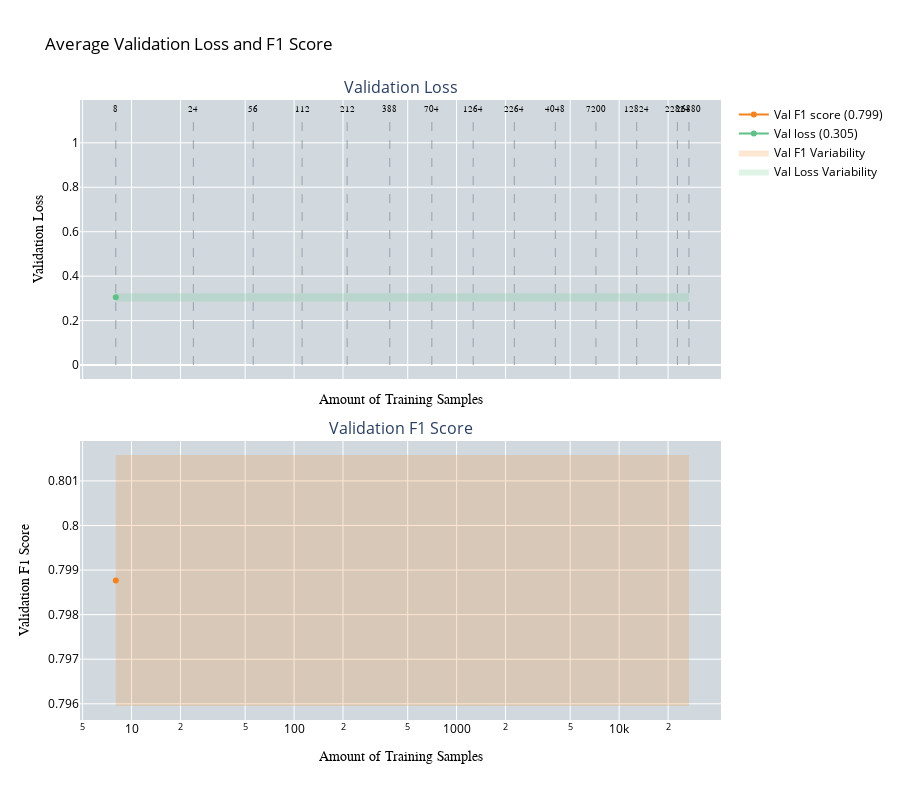

Source (notebook cell):
### Code cell
#Experimental code
import pickle
import pandas as pd
import numpy as np
import plotly.graph_objects as go
import plotly.subplots as subplots
import os

# Define the root folder
root_folder = "/home/woody/iwfa/iwfa044h/CleanLab_Test/ActiveLearningApproaches/EOD/DInoS/AL/avg_confidence"

# Folder names for all runs
run_folders = [f"run{i}" for i in range(1, 6)]

# Define corresponding filenames
pickle_filenames = [f"AL_average_confidence_results_for_multilabel_classification_s4{i+2}.pickle" for i in range(5)]
csv_filenames = [f"training_history_s4{i+2}.csv" for i in range(6)]

# Initialize accumulators for averaging
performance_test_data_all = []
performance_all = []

# Number of samples for each iteration
no_of_samples = [8, 24, 56, 112, 212, 388, 704, 1264, 2264, 4048, 7200, 12824, 22824, 26880]

# Loop through each run folder and collect the data
for i in range(5):
    # Construct file paths
    pickle_path = os.path.join(root_folder, run_folders[i], pickle_filenames[i])
    csv_path = os.path.join(root_folder, run_folders[i], csv_filenames[i])
    
    # Load test F1 scores from pickle file
    with open(pickle_path, 'rb') as pickle_file:
        average_confidence_results = pickle.load(pickle_file)
        performance_test_data_all.append(average_confidence_results["test_f1_scores_macro"])
    
    # Load CSV for validation loss and F1 scores
    df = pd.read_csv(csv_path)
    df['iteration'] = (df['epoch'] == 1).cumsum()
    
    performance = []
    for j in range(1, 15):  # Start from 2 and go up to 14 (inclusive)
        iteration_data = df[df['iteration'] == j]
        performance.append({
            'val_loss': iteration_data['valid_loss'].tolist(),
            'val_f1_score': iteration_data['valid_f1'].tolist()
        })
    
    performance_all.append(performance)

# Aggregate results
min_length = min(len(no_of_samples), *[len(perf) for perf in performance_all])
no_of_samples = no_of_samples[:min_length]

average_performance = []
for i in range(min_length):
    avg_val_loss = np.mean([run[i]['val_loss'][-1] for run in performance_all])
    avg_val_f1 = np.mean([run[i]['val_f1_score'][-1] for run in performance_all])
    average_performance.append({'val_loss': avg_val_loss, 'val_f1_score': avg_val_f1})

average_test_f1 = np.mean(performance_test_data_all, axis=0)

# Calculate the variability (standard deviation) for the shaded region
std_val_loss = np.std([run[i]['val_loss'][-1] for run in performance_all], axis=0)
std_val_f1 = np.std([run[i]['val_f1_score'][-1] for run in performance_all], axis=0)

# Ensure that std_val_loss and std_val_f1 are arrays with the same length as no_of_samples
if np.isscalar(std_val_loss):
    std_val_loss = np.repeat(std_val_loss, len(no_of_samples))
if np.isscalar(std_val_f1):
    std_val_f1 = np.repeat(std_val_f1, len(no_of_samples))

def plot_validation_performance(performance, no_of_samples, title, x_axes, y_axes, y_axes_secondary):
    # Create a subplot with two rows (one for each metric)
    fig = subplots.make_subplots(
        rows=2, cols=1, 
        shared_xaxes=True, 
        vertical_spacing=0.1, 
        subplot_titles=('Validation Loss', 'Validation F1 Score')
    )
    fig.update_layout(plot_bgcolor='rgb(209, 217, 222)', height=800)

    # Add dashed lines for sample numbers and text labels on top of the graph
    samples_text = [str(f) for f in no_of_samples]
    for line, label in zip(no_of_samples, samples_text):
        fig.add_trace(go.Scatter(
            x=[line, line],
            y=[0, 1.12],
            mode='lines',
            line=dict(dash='dash', color='rgb(149, 162, 171)', width=1),
            showlegend=False
        ), row=1, col=1)  # Ensure this is on row 1, column 1

        fig.add_trace(go.Scatter(
            x=[line],
            y=[1.13],
            mode='text',
            marker=dict(size=0),
            text=[label],
            textposition='top center',
            showlegend=False,
            textfont=dict(family='Arial', color='black', size=8.5)
        ), row=1, col=1)  # Ensure this is on row 1, column 1

    loss = []
    f1 = []

    # Extract values for the main line and shaded region
    for i in range(len(performance)):
        loss.append(performance[i]["val_loss"])
        f1.append(performance[i]["val_f1_score"])

    # Calculate the mean values
    loss_mean = np.array([np.mean(loss)])  # Wrap the mean value in an array
    f1_mean = np.array([np.mean(f1)])  

    # Calculate the upper and lower bounds for the shaded region
    loss_upper = loss_mean + std_val_loss
    loss_lower = loss_mean - std_val_loss
    f1_upper = f1_mean + std_val_f1
    f1_lower = f1_mean - std_val_f1

    # Add the shaded region for validation loss
    fig.add_trace(go.Scatter(
        x=no_of_samples,
        y=loss_upper,
        fill=None,
        mode='lines',
        line=dict(color='rgb(97,192,134)', width=0),
        showlegend=False
    ), row=1, col=1)  # Ensure this is on row 1, column 1

    fig.add_trace(go.Scatter(
        x=no_of_samples,
        y=loss_lower,
        fill='tonexty',
        mode='lines',
        line=dict(color='rgb(97,192,134)', width=0),
        name="Val Loss Variability",
        fillcolor='rgba(97,192,134,0.2)',
        showlegend=True
    ), row=1, col=1)  # Ensure this is on row 1, column 1

    # Add the shaded region for validation F1 score
    fig.add_trace(go.Scatter(
        x=no_of_samples,
        y=f1_upper,
        fill=None,
        mode='lines',
        line=dict(color='rgb(245,130,31)', width=0),
        showlegend=False
    ), row=2, col=1)  # Ensure this is on row 2, column 1

    fig.add_trace(go.Scatter(
        x=no_of_samples,
        y=f1_lower,
        fill='tonexty',
        mode='lines',
        line=dict(color='rgb(245,130,31)', width=0),
        name="Val F1 Variability",
        fillcolor='rgba(245,130,31,0.2)',
        showlegend=True
    ), row=2, col=1)  # Ensure this is on row 2, column 1

    # Add the main line for validation loss
    fig.add_trace(go.Scatter(
        x=no_of_samples,
        y=loss_mean,
        name=f"Val loss ({loss_mean[-1]:.3f})",
        marker=dict(color='rgb(97,192,134)'),
        textfont=dict(family="Arial", size=11),
        line=dict(width=2)
    ), row=1, col=1)  # Ensure this is on row 1, column 1

    # Add the main line for validation F1 score
    fig.add_trace(go.Scatter(
        x=no_of_samples,
        y=f1_mean,
        name=f"Val F1 score ({f1_mean[-1]:.3f})",
        marker=dict(color='rgb(245,130,31)'),
        textfont=dict(family="Arial", size=11),
        line=dict(width=2)
    ), row=2, col=1)  # Ensure this is on row 2, column 1

    fig.update_layout(
        title_text=str(title),
        legend=dict(font=dict(color='black')),
        title_font_color='black'
    )

    # Set the x-axis to be on a log scale
    fig.update_xaxes(
        title_text=str(x_axes),
        title_font=dict(color="black", family="Arial"),
        tickfont_color='black',
        type="log"
    )

    # Update y-axes for both subplots
    fig.update_yaxes(
        title_text=str(y_axes),
        title_font=dict(color="black", family="Arial"),
        tickfont_color='black',
        row=1, col=1  # Set y-axis for the first subplot
    )

    fig.update_yaxes(
        title_text=str(y_axes_secondary),
        title_font=dict(color="black", family="Arial"),
        tickfont_color='black',
        row=2, col=1  # Set y-axis for the second subplot
    )

    fig.show()


# Plot the average validation loss and F1 score (log scale x-axis)
plot_validation_performance(
    average_performance, 
    no_of_samples, 
    title="Average Validation Loss and F1 Score",
    x_axes="Amount of Training Samples",
    y_axes="Validation Loss",
    y_axes_secondary="Validation F1 Score"
)

### Figure 1 — Plotly figure (JSON) as saved in the notebook; plotly's stock layout.template omitted (floating-point values rounded to 4 significant figures)
{"data": [{"line": {"color": "rgb(149, 162, 171)", "dash": "dash", "width": 1}, "mode": "lines", "showlegend": false, "type": "scatter", "x": [8, 8], "xaxis": "x", "y": [0, 1.12], "yaxis": "y"}, {"marker": {"size": 0}, "mode": "text", "showlegend": false, "text": ["8"], "textfont": {"color": "black", "family": "Arial", "size": 8.5}, "textposition": "top center", "type": "scatter", "x": [8], "xaxis": "x", "y": [1.13], "yaxis": "y"}, {"line": {"color": "rgb(149, 162, 171)", "dash": "dash", "width": 1}, "mode": "lines", "showlegend": false, "type": "scatter", "x": [24, 24], "xaxis": "x", "y": [0, 1.12], "yaxis": "y"}, {"marker": {"size": 0}, "mode": "text", "showlegend": false, "text": ["24"], "textfont": {"color": "black", "family": "Arial", "size": 8.5}, "textposition": "top center", "type": "scatter", "x": [24], "xaxis": "x", "y": [1.13], "yaxis": "y"}, {"line": {"color": "rgb(149, 162, 171)", "dash": "dash", "width": 1}, "mode": "lines", "showlegend": false, "type": "scatter", "x": [56, 56], "xaxis": "x", "y": [0, 1.12], "yaxis": "y"}, {"marker": {"size": 0}, "mode": "text", "showlegend": false, "text": ["56"], "textfont": {"color": "black", "family": "Arial", "size": 8.5}, "textposition": "top center", "type": "scatter", "x": [56], "xaxis": "x", "y": [1.13], "yaxis": "y"}, {"line": {"color": "rgb(149, 162, 171)", "dash": "dash", "width": 1}, "mode": "lines", "showlegend": false, "type": "scatter", "x": [112, 112], "xaxis": "x", "y": [0, 1.12], "yaxis": "y"}, {"marker": {"size": 0}, "mode": "text", "showlegend": false, "text": ["112"], "textfont": {"color": "black", "family": "Arial", "size": 8.5}, "textposition": "top center", "type": "scatter", "x": [112], "xaxis": "x", "y": [1.13], "yaxis": "y"}, {"line": {"color": "rgb(149, 162, 171)", "dash": "dash", "width": 1}, "mode": "lines", "showlegend": false, "type": "scatter", "x": [212, 212], "xaxis": "x", "y": [0, 1.12], "yaxis": "y"}, {"marker": {"size": 0}, "mode": "text", "showlegend": false, "text": ["212"], "textfont": {"color": "black", "family": "Arial", "size": 8.5}, "textposition": "top center", "type": "scatter", "x": [212], "xaxis": "x", "y": [1.13], "yaxis": "y"}, {"line": {"color": "rgb(149, 162, 171)", "dash": "dash", "width": 1}, "mode": "lines", "showlegend": false, "type": "scatter", "x": [388, 388], "xaxis": "x", "y": [0, 1.12], "yaxis": "y"}, {"marker": {"size": 0}, "mode": "text", "showlegend": false, "text": ["388"], "textfont": {"color": "black", "family": "Arial", "size": 8.5}, "textposition": "top center", "type": "scatter", "x": [388], "xaxis": "x", "y": [1.13], "yaxis": "y"}, {"line": {"color": "rgb(149, 162, 171)", "dash": "dash", "width": 1}, "mode": "lines", "showlegend": false, "type": "scatter", "x": [704, 704], "xaxis": "x", "y": [0, 1.12], "yaxis": "y"}, {"marker": {"size": 0}, "mode": "text", "showlegend": false, "text": ["704"], "textfont": {"color": "black", "family": "Arial", "size": 8.5}, "textposition": "top center", "type": "scatter", "x": [704], "xaxis": "x", "y": [1.13], "yaxis": "y"}, {"line": {"color": "rgb(149, 162, 171)", "dash": "dash", "width": 1}, "mode": "lines", "showlegend": false, "type": "scatter", "x": [1264, 1264], "xaxis": "x", "y": [0, 1.12], "yaxis": "y"}, {"marker": {"size": 0}, "mode": "text", "showlegend": false, "text": ["1264"], "textfont": {"color": "black", "family": "Arial", "size": 8.5}, "textposition": "top center", "type": "scatter", "x": [1264], "xaxis": "x", "y": [1.13], "yaxis": "y"}, {"line": {"color": "rgb(149, 162, 171)", "dash": "dash", "width": 1}, "mode": "lines", "showlegend": false, "type": "scatter", "x": [2264, 2264], "xaxis": "x", "y": [0, 1.12], "yaxis": "y"}, {"marker": {"size": 0}, "mode": "text", "showlegend": false, "text": ["2264"], "textfont": {"color": "black", "family": "Arial", "size": 8.5}, "textposition": "top center", "type": "scatter", "x": [2264], "xaxis": "x", "y": [1.13], "yaxis": "y"}, {"line": {"color": "rgb(149, 162, 171)", "dash": "dash", "width": 1}, "mode": "lines", "showlegend": false, "type": "scatter", "x": [4048, 4048], "xaxis": "x", "y": [0, 1.12], "yaxis": "y"}, {"marker": {"size": 0}, "mode": "text", "showlegend": false, "text": ["4048"], "textfont": {"color": "black", "family": "Arial", "size": 8.5}, "textposition": "top center", "type": "scatter", "x": [4048], "xaxis": "x", "y": [1.13], "yaxis": "y"}, {"line": {"color": "rgb(149, 162, 171)", "dash": "dash", "width": 1}, "mode": "lines", "showlegend": false, "type": "scatter", "x": [7200, 7200], "xaxis": "x", "y": [0, 1.12], "yaxis": "y"}, {"marker": {"size": 0}, "mode": "text", "showlegend": false, "text": ["7200"], "textfont": {"color": "black", "family": "Arial", "size": 8.5}, "textposition": "top center", "type": "scatter", "x": [7200], "xaxis": "x", "y": [1.13], "yaxis": "y"}, {"line": {"color": "rgb(149, 162, 171)", "dash": "dash", "width": 1}, "mode": "lines", "showlegend": false, "type": "scatter", "x": [12824, 12824], "xaxis": "x", "y": [0, 1.12], "yaxis": "y"}, {"marker": {"size": 0}, "mode": "text", "showlegend": false, "text": ["12824"], "textfont": {"color": "black", "family": "Arial", "size": 8.5}, "textposition": "top center", "type": "scatter", "x": [12824], "xaxis": "x", "y": [1.13], "yaxis": "y"}, {"line": {"color": "rgb(149, 162, 171)", "dash": "dash", "width": 1}, "mode": "lines", "showlegend": false, "type": "scatter", "x": [22824, 22824], "xaxis": "x", "y": [0, 1.12], "yaxis": "y"}, {"marker": {"size": 0}, "mode": "text", "showlegend": false, "text": ["22824"], "textfont": {"color": "black", "family": "Arial", "size": 8.5}, "textposition": "top center", "type": "scatter", "x": [22824], "xaxis": "x", "y": [1.13], "yaxis": "y"}, {"line": {"color": "rgb(149, 162, 171)", "dash": "dash", "width": 1}, "mode": "lines", "showlegend": false, "type": "scatter", "x": [26880, 26880], "xaxis": "x", "y": [0, 1.12], "yaxis": "y"}, {"marker": {"size": 0}, "mode": "text", "showlegend": false, "text": ["26880"], "textfont": {"color": "black", "family": "Arial", "size": 8.5}, "textposition": "top center", "type": "scatter", "x": [26880], "xaxis": "x", "y": [1.13], "yaxis": "y"}, {"line": {"color": "rgb(97,192,134)", "width": 0}, "mode": "lines", "showlegend": false, "type": "scatter", "x": [8, 24, 56, 112, 212, 388, 704, 1264, 2264, 4048, 7200, 12824, 22824, 26880], "xaxis": "x", "y": [0.3233, 0.3233, 0.3233, 0.3233, 0.3233, 0.3233, 0.3233, 0.3233, 0.3233, 0.3233, 0.3233, 0.3233, 0.3233, 0.3233], "yaxis": "y"}, {"fill": "tonexty", "fillcolor": "rgba(97,192,134,0.2)", "line": {"color": "rgb(97,192,134)", "width": 0}, "mode": "lines", "name": "Val Loss Variability", "showlegend": true, "type": "scatter", "x": [8, 24, 56, 112, 212, 388, 704, 1264, 2264, 4048, 7200, 12824, 22824, 26880], "xaxis": "x", "y": [0.2864, 0.2864, 0.2864, 0.2864, 0.2864, 0.2864, 0.2864, 0.2864, 0.2864, 0.2864, 0.2864, 0.2864, 0.2864, 0.2864], "yaxis": "y"}, {"line": {"color": "rgb(245,130,31)", "width": 0}, "mode": "lines", "showlegend": false, "type": "scatter", "x": [8, 24, 56, 112, 212, 388, 704, 1264, 2264, 4048, 7200, 12824, 22824, 26880], "xaxis": "x2", "y": [0.8016, 0.8016, 0.8016, 0.8016, 0.8016, 0.8016, 0.8016, 0.8016, 0.8016, 0.8016, 0.8016, 0.8016, 0.8016, 0.8016], "yaxis": "y2"}, {"fill": "tonexty", "fillcolor": "rgba(245,130,31,0.2)", "line": {"color": "rgb(245,130,31)", "width": 0}, "mode": "lines", "name": "Val F1 Variability", "showlegend": true, "type": "scatter", "x": [8, 24, 56, 112, 212, 388, 704, 1264, 2264, 4048, 7200, 12824, 22824, 26880], "xaxis": "x2", "y": [0.7959, 0.7959, 0.7959, 0.7959, 0.7959, 0.7959, 0.7959, 0.7959, 0.7959, 0.7959, 0.7959, 0.7959, 0.7959, 0.7959], "yaxis": "y2"}, {"line": {"width": 2}, "marker": {"color": "rgb(97,192,134)"}, "name": "Val loss (0.305)", "textfont": {"family": "Arial", "size": 11}, "type": "scatter", "x": [8, 24, 56, 112, 212, 388, 704, 1264, 2264, 4048, 7200, 12824, 22824, 26880], "xaxis": "x", "y": [0.3048], "yaxis": "y"}, {"line": {"width": 2}, "marker": {"color": "rgb(245,130,31)"}, "name": "Val F1 score (0.799)", "textfont": {"family": "Arial", "size": 11}, "type": "scatter", "x": [8, 24, 56, 112, 212, 388, 704, 1264, 2264, 4048, 7200, 12824, 22824, 26880], "xaxis": "x2", "y": [0.7988], "yaxis": "y2"}], "layout": {"annotations": [{"font": {"size": 16}, "showarrow": false, "text": "Validation Loss", "x": 0.5, "xanchor": "center", "xref": "paper", "y": 1, "yanchor": "bottom", "yref": "paper"}, {"font": {"size": 16}, "showarrow": false, "text": "Validation F1 Score", "x": 0.5, "xanchor": "center", "xref": "paper", "y": 0.45, "yanchor": "bottom", "yref": "paper"}], "height": 800, "legend": {"font": {"color": "black"}}, "plot_bgcolor": "rgb(209, 217, 222)", "title": {"font": {"color": "black"}, "text": "Average Validation Loss and F1 Score"}, "xaxis": {"anchor": "y", "domain": [0, 1], "matches": "x2", "showticklabels": false, "tickfont": {"color": "black"}, "title": {"font": {"color": "black", "family": "Arial"}, "text": "Amount of Training Samples"}, "type": "log"}, "xaxis2": {"anchor": "y2", "domain": [0, 1], "tickfont": {"color": "black"}, "title": {"font": {"color": "black", "family": "Arial"}, "text": "Amount of Training Samples"}, "type": "log"}, "yaxis": {"anchor": "x", "domain": [0.55, 1], "tickfont": {"color": "black"}, "title": {"font": {"color": "black", "family": "Arial"}, "text": "Validation Loss"}}, "yaxis2": {"anchor": "x2", "domain": [0, 0.45], "tickfont": {"color": "black"}, "title": {"font": {"color": "black", "family": "Arial"}, "text": "Validation F1 Score"}}}}
